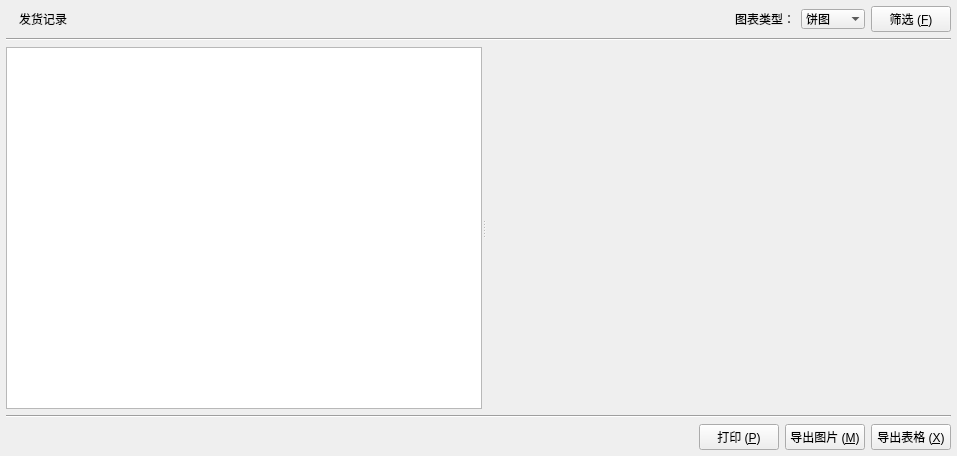
<?xml version="1.0" encoding="UTF-8"?>
<ui version="4.0">
 <class>TableSummaries</class>
 <widget class="QWidget" name="TableSummaries">
  <property name="geometry">
   <rect>
    <x>0</x>
    <y>0</y>
    <width>957</width>
    <height>456</height>
   </rect>
  </property>
  <property name="windowTitle">
   <string>TableSummaries</string>
  </property>
  <layout class="QVBoxLayout" name="verticalLayout">
   <property name="margin">
    <number>6</number>
   </property>
   <item>
    <layout class="QHBoxLayout" name="horizontalLayout" stretch="0,0,1,0,0,0">
     <item>
      <widget class="QLabel" name="label_Icon">
       <property name="text">
        <string/>
       </property>
       <property name="pixmap">
        <pixmap resource="resource.qrc">:/icons/icons/glyphicons_072_bookmark.png</pixmap>
       </property>
      </widget>
     </item>
     <item>
      <widget class="QLabel" name="label_Title">
       <property name="text">
        <string>发货记录</string>
       </property>
      </widget>
     </item>
     <item>
      <widget class="QLabel" name="label_FilterMask">
       <property name="text">
        <string/>
       </property>
       <property name="alignment">
        <set>Qt::AlignCenter</set>
       </property>
      </widget>
     </item>
     <item>
      <widget class="QLabel" name="label">
       <property name="text">
        <string>图表类型：</string>
       </property>
      </widget>
     </item>
     <item>
      <widget class="QComboBox" name="comboBox_ChartType">
       <property name="frame">
        <bool>false</bool>
       </property>
       <item>
        <property name="text">
         <string>饼图</string>
        </property>
        <property name="icon">
         <iconset resource="resource.qrc">
          <normaloff>:/icons/icons/glyphicons_042_pie_chart.png</normaloff>:/icons/icons/glyphicons_042_pie_chart.png</iconset>
        </property>
       </item>
       <item>
        <property name="text">
         <string>趋势图</string>
        </property>
        <property name="icon">
         <iconset resource="resource.qrc">
          <normaloff>:/icons/icons/glyphicons_040_stats.png</normaloff>:/icons/icons/glyphicons_040_stats.png</iconset>
        </property>
       </item>
       <item>
        <property name="text">
         <string>柱状图</string>
        </property>
        <property name="icon">
         <iconset resource="resource.qrc">
          <normaloff>:/icons/icons/glyphicons_041_charts.png</normaloff>:/icons/icons/glyphicons_041_charts.png</iconset>
        </property>
       </item>
      </widget>
     </item>
     <item>
      <widget class="QPushButton" name="pushButton_Filter">
       <property name="text">
        <string>筛选 (&amp;F)</string>
       </property>
       <property name="icon">
        <iconset resource="resource.qrc">
         <normaloff>:/icons/icons/glyphicons_027_search.png</normaloff>:/icons/icons/glyphicons_027_search.png</iconset>
       </property>
       <property name="shortcut">
        <string>F3</string>
       </property>
       <property name="flat">
        <bool>false</bool>
       </property>
      </widget>
     </item>
    </layout>
   </item>
   <item>
    <widget class="Line" name="line_2">
     <property name="orientation">
      <enum>Qt::Horizontal</enum>
     </property>
    </widget>
   </item>
   <item>
    <widget class="QSplitter" name="splitter">
     <property name="sizePolicy">
      <sizepolicy hsizetype="Expanding" vsizetype="Expanding">
       <horstretch>0</horstretch>
       <verstretch>0</verstretch>
      </sizepolicy>
     </property>
     <property name="frameShape">
      <enum>QFrame::NoFrame</enum>
     </property>
     <property name="frameShadow">
      <enum>QFrame::Plain</enum>
     </property>
     <property name="midLineWidth">
      <number>1</number>
     </property>
     <property name="orientation">
      <enum>Qt::Horizontal</enum>
     </property>
     <property name="childrenCollapsible">
      <bool>false</bool>
     </property>
     <widget class="QTableView" name="tableView_Records">
      <property name="minimumSize">
       <size>
        <width>250</width>
        <height>200</height>
       </size>
      </property>
     </widget>
     <widget class="QWidget" name="widget_Chart" native="true">
      <property name="sizePolicy">
       <sizepolicy hsizetype="Expanding" vsizetype="Expanding">
        <horstretch>0</horstretch>
        <verstretch>0</verstretch>
       </sizepolicy>
      </property>
      <property name="minimumSize">
       <size>
        <width>250</width>
        <height>200</height>
       </size>
      </property>
     </widget>
    </widget>
   </item>
   <item>
    <widget class="Line" name="line">
     <property name="orientation">
      <enum>Qt::Horizontal</enum>
     </property>
    </widget>
   </item>
   <item>
    <layout class="QHBoxLayout" name="horizontalLayout_2" stretch="1,0,0,0">
     <item>
      <widget class="QLabel" name="label_2">
       <property name="text">
        <string/>
       </property>
      </widget>
     </item>
     <item>
      <widget class="QPushButton" name="pushButton_Print">
       <property name="text">
        <string>打印 (&amp;P)</string>
       </property>
       <property name="icon">
        <iconset resource="resource.qrc">
         <normaloff>:/icons/icons/glyphicons_015_print.png</normaloff>:/icons/icons/glyphicons_015_print.png</iconset>
       </property>
       <property name="shortcut">
        <string>Ctrl+P</string>
       </property>
      </widget>
     </item>
     <item>
      <widget class="QPushButton" name="pushButton_ExportImage">
       <property name="text">
        <string>导出图片 (&amp;M)</string>
       </property>
       <property name="icon">
        <iconset resource="resource.qrc">
         <normaloff>:/icons/icons/glyphicons_138_picture.png</normaloff>:/icons/icons/glyphicons_138_picture.png</iconset>
       </property>
       <property name="shortcut">
        <string>Ctrl+M</string>
       </property>
      </widget>
     </item>
     <item>
      <widget class="QPushButton" name="pushButton_ExportExcel">
       <property name="text">
        <string>导出表格 (&amp;X)</string>
       </property>
       <property name="icon">
        <iconset resource="resource.qrc">
         <normaloff>:/icons/icons/glyphicons_119_table.png</normaloff>:/icons/icons/glyphicons_119_table.png</iconset>
       </property>
       <property name="shortcut">
        <string>Ctrl+X</string>
       </property>
      </widget>
     </item>
    </layout>
   </item>
  </layout>
 </widget>
 <resources>
  <include location="resource.qrc"/>
  <include location="resource.qrc"/>
 </resources>
 <connections/>
</ui>
